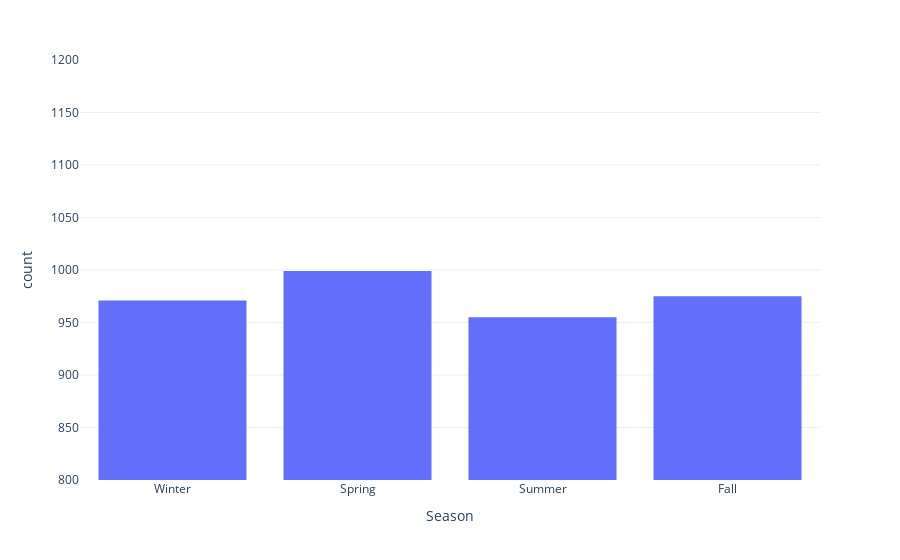

The notebook cell saved with this chart:
### Code cell
fig = px.histogram(data , x = 'Season' , range_y= [800 , 1200] )

fig.show()

### Figure 1 — Plotly figure (JSON) as saved in the notebook; plotly's stock layout.template omitted (floating-point values rounded to 4 significant figures; data arrays with more than 128 entries replaced by an {"elided": "..."} marker saying what was removed)
{"data": [{"alignmentgroup": "True", "bingroup": "x", "hovertemplate": "Season=%{x}<br>count=%{y}<extra></extra>", "legendgroup": "", "marker": {"color": "#636efa", "pattern": {"shape": ""}}, "name": "", "offsetgroup": "", "orientation": "v", "showlegend": false, "type": "histogram", "x": {"elided": "3900 str values"}, "xaxis": "x", "yaxis": "y"}], "layout": {"autosize": true, "barmode": "relative", "legend": {"tracegroupgap": 0}, "margin": {"t": 60}, "xaxis": {"anchor": "y", "autorange": true, "domain": [0, 1], "range": [-0.5, 3.5], "title": {"text": "Season"}, "type": "category"}, "yaxis": {"anchor": "x", "domain": [0, 1], "range": [800, 1200], "title": {"text": "count"}}}}
